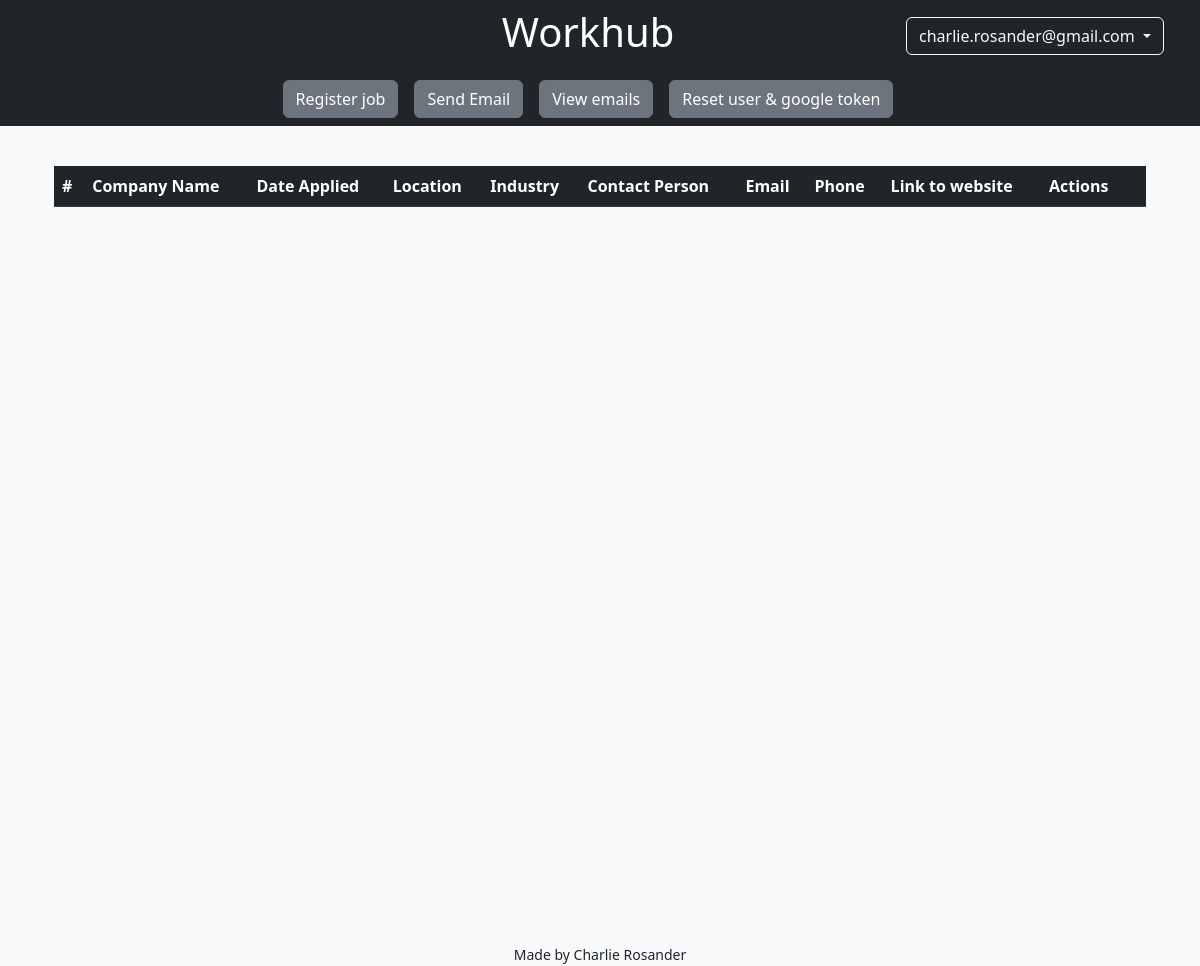
Page / (signed in) on the earlier database version.
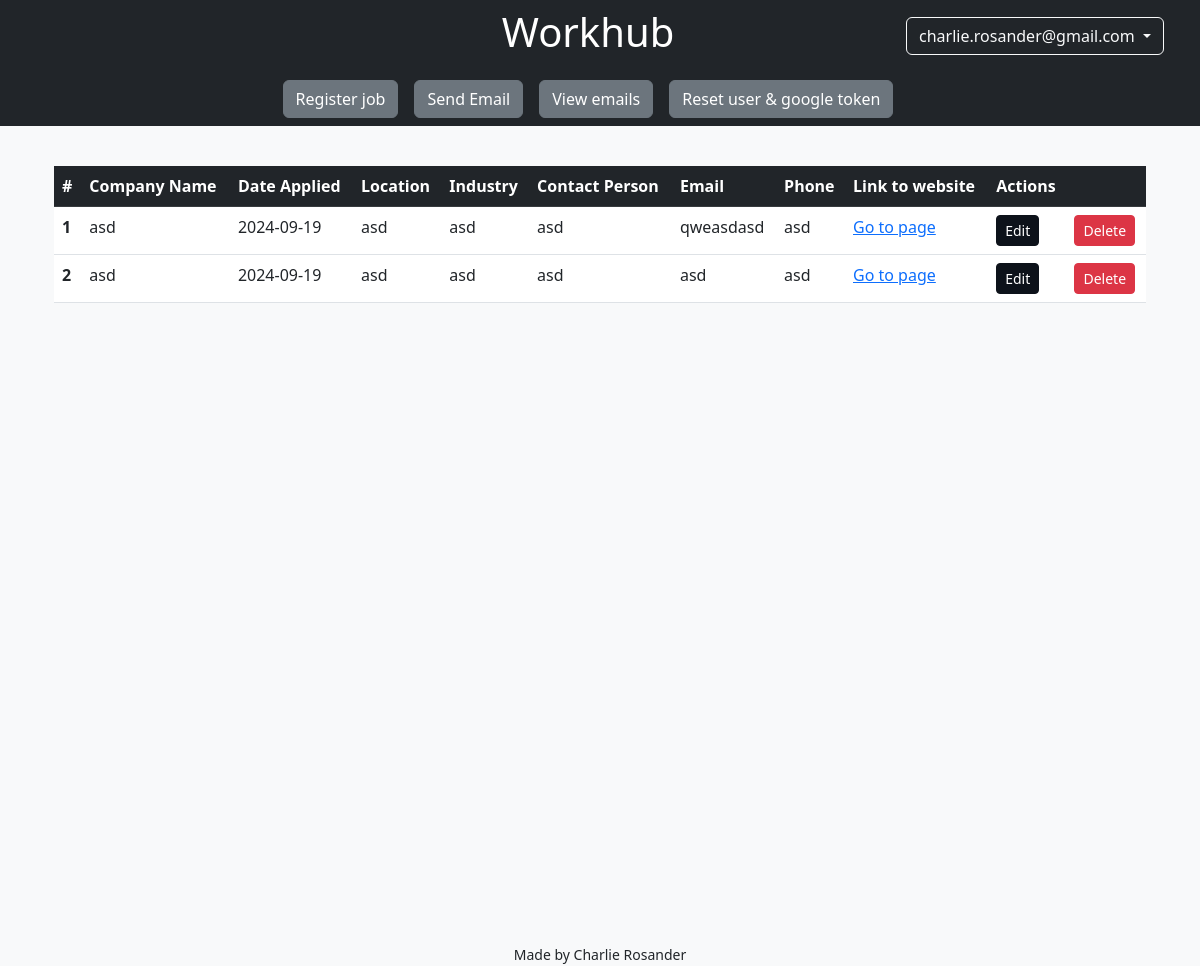
Same page on the later database version.
### schema.py (models this page shows)
class User(db.Model):
    __tablename__ = "user"
    id = Column(Integer, primary_key=True)
    name = Column(String(150))
    email = Column(String(150), unique=True, nullable=False)
    password = Column(String(255), nullable=False)

class InquiredCompany(db.Model):
    __tablename__ = "inquired_companies"
    id = db.Column(db.Integer, primary_key=True)
    name = db.Column(db.String(255))
    location = db.Column(db.String(255))
    industry = db.Column(db.String(255))
    contact_person = db.Column(db.String(255))
    email = db.Column(db.String(255))
    phone = db.Column(db.String(255))
    date_applied = db.Column(db.Date)
    link = db.Column(db.String(255))

### app.py (the view)
@app.route("/")
def index():
    if "user_id" in session:
        companies = InquiredCompany.query.all()  # Hämtar alla företag från databasen
        return render_template("index.html", companies=companies)
    return redirect(url_for("login"))

### app.py (called while the page is built)
@app.before_request
def load_logged_in_user():
    g.user = (
        db.session.get(User, session.get("user_id")) if "user_id" in session else None
    )

@app.context_processor
def inject_user():
    return {"current_user": g.user}

### templates/index.html (shortened to what this page needs)
{% extends "layout.html" %}
{% block content %}
<div class="d-flex">
    <div class="container d-flex justify-content-center mt-4" style="height: 100vh;">
        <div class="row" style="width: inherit;">
            <div class="col-12">
                <table class="table table-hover">
                    <thead class="table-dark">
                        <tr>
                            <th scope="col">#</th>
                            <th scope="col">Company Name</th>
                            <th scope="col">Date Applied</th>
                            <th scope="col">Location</th>
                            <th scope="col">Industry</th>
                            <th scope="col">Contact Person</th>
                            <th scope="col">Email</th>
                            <th scope="col">Phone</th>
                            <th scope="col">Link to website</th>
                            <th scope="col">Actions</th>
                            <th scope="col"></th>
                        </tr>
                    </thead>
                    <tbody>
                        {% for company in companies %}
                        <tr>
                            <th scope="row">{{ loop.index }}</th>
                            <td>{{ company.name }}</td>
                            <td>{{ company.date_applied }}</td>
                            <td>{{ company.location }}</td>
                            <td>{{ company.industry }}</td>
                            <td>{{ company.contact_person }}</td>
                            <td>{{ company.email }}</td>
                            <td>{{ company.phone }}</td>
                            <td><a href="{{ company.link }}">Go to page</a></td>
                            <td><a href="{{ url_for('edit_company_route', id=company.id) }}"
                                    class="btn btn-primary btn-sm">Edit</a></td>
                            <td>
                                <form method="POST" action="{{ url_for('delete_company_route', id=company.id) }}">
                                    <button type="submit" class="btn btn-danger btn-sm">Delete</button>
                                </form>
                        </tr>
                        {% endfor %}
                    </tbody>
                </table>
            </div>
        </div>
    </div>
</div>
{% endblock content %}

### templates/layout.html (shortened to what this page needs)
<!DOCTYPE html>
<html lang="en">
<head>
    <link href="https://cdn.jsdelivr.net/npm/bootstrap@5.3.0-alpha1/dist/css/bootstrap.min.css" rel="stylesheet"
>
    <link rel="stylesheet" href="/static/stylesheet.css">
</head>
<body>
    <header id="header">
        <nav class="navbar navbar-expand-lg navbar-dark bg-dark">
            <div class="container-fluid">
                <div class="row w-100 align-items-center">
                    <div class="col-6 text-center">
                        <a class="navbar-brand mx-auto" href="{{ url_for('index') }}">
                            <h1>Workhub</h1>
                        </a>
                    </div>
                    <div class="col-3 d-flex justify-content-end">
                        {% if 'user_id' in session %}
                        <div class="dropdown">
                            <button class="btn btn-outline-light dropdown-toggle" type="button" id="userDropdown"
                                data-bs-toggle="dropdown" aria-expanded="false">
                                {{ current_user.email }}
                            </button>
                        </div>
                        {% endif %}
                    </div>
                </div>
            </div>
        </nav>
        <nav class="navbar navbar-dark bg-dark justify-content-center">
            <div class="container-fluid">
                <div class="row w-100">
                    <div class="col d-flex justify-content-center">
                        <a class="btn btn-secondary mx-2" href="{{ url_for('register_company_route') }}">Register job</a>
                        <a class="btn btn-secondary mx-2" href="{{ url_for('send_email') }}">Send Email</a>
                        <a class="btn btn-secondary mx-2" href="{{ url_for('view_emails') }}">View emails</a>
                        <a class="btn btn-secondary mx-2" href="{{ url_for('reset') }}">Reset user & google token</a>
                    </div>
                </div>
            </div>
        </nav>
    </header>
    <div id="bodypage" class="container-fluid">
        {% block content %}
        {% endblock %}
    </div>
    <footer class="fixed-bottom text-center">
        <small>Made by Charlie Rosander</small>
    </footer>
</body>
</html>

### static/stylesheet.css (style rules this page uses)
body { background-color: #f8f9fa; }
.btn-primary { background-color: #0d121a; border-color: #0d121a; }
.btn-danger { background-color: #dc3545; border-color: #dc3545; }

Differences in the rows shown:
added InquiredCompany: name "asd", date_applied "2024-09-19", location "asd", industry "asd", contact_person "asd", email "qweasdasd", phone "asd"
added InquiredCompany: name "asd", date_applied "2024-09-19", location "asd", industry "asd", contact_person "asd", email "asd", phone "asd"
